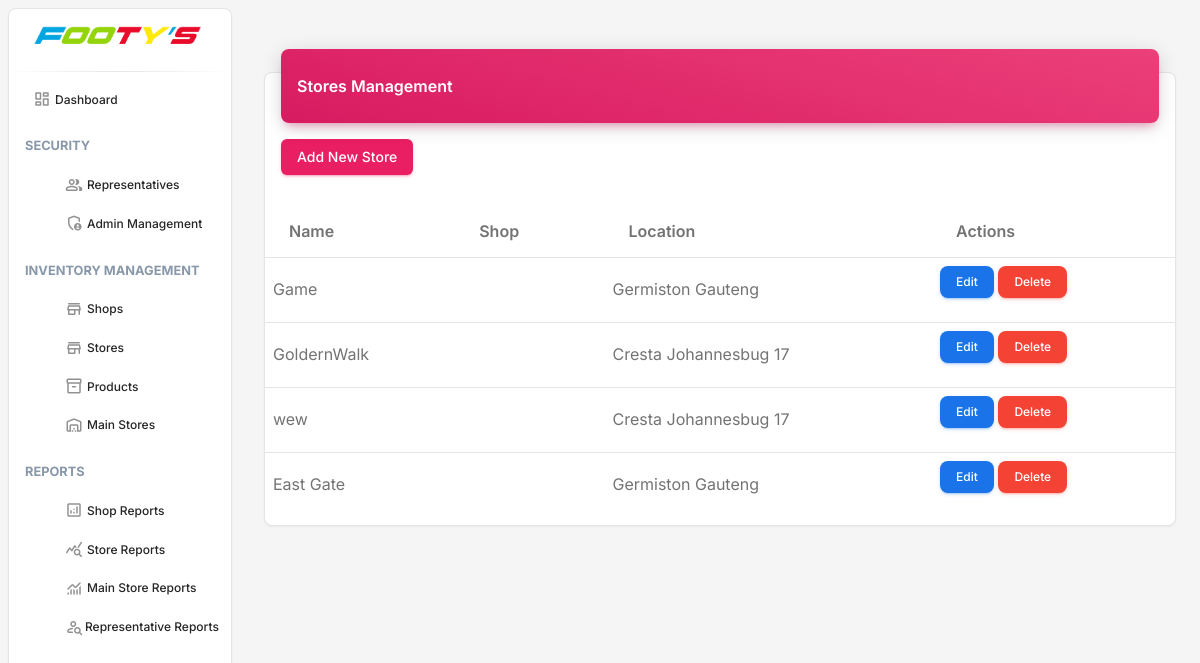
The page /track-n-trace/admin/storage-list (signed in) on the database as committed earlier.
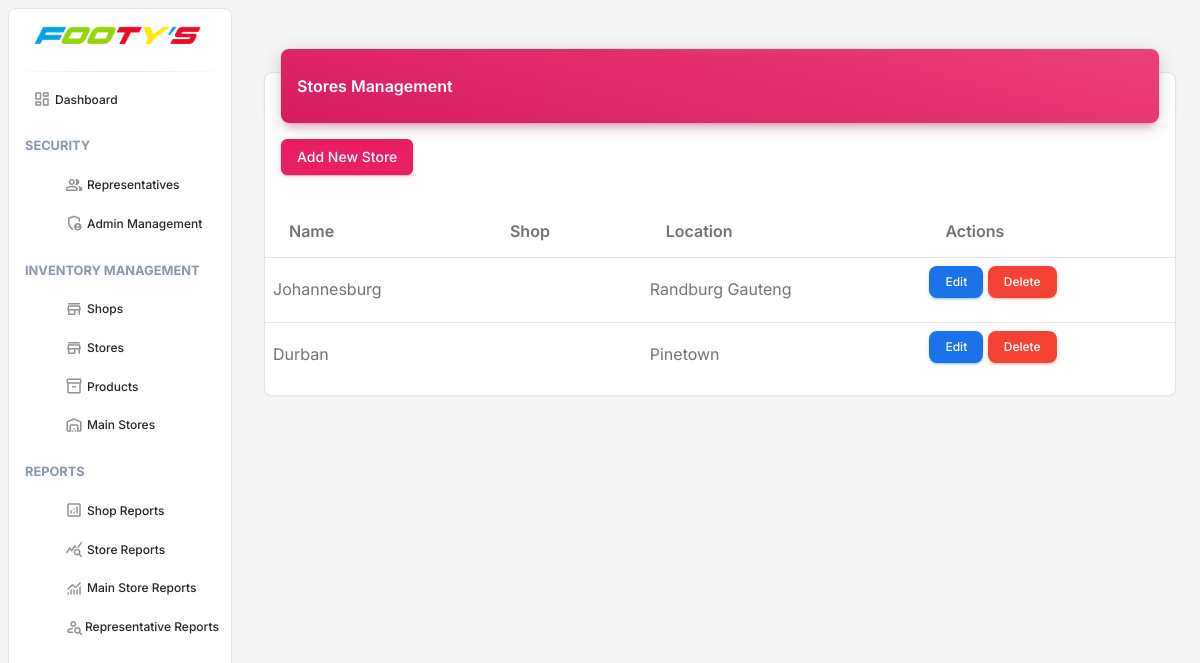
The same page on the database as committed later.
### reptrack_trace/models.py (models this page shows, shortened)
class Store(models.Model):
    name = models.CharField(max_length=255, unique=True)
    location = models.CharField(max_length=255, blank=True, null=True)
    manager_name = models.CharField(max_length=255)
    manager_phone = models.CharField(max_length=20)
    manager_email = models.EmailField()
    store_manager_name = models.CharField(max_length=255, null=True, blank=True)
    store_manager_phone = models.CharField(max_length=20,null=True, blank=True)
    store_manager_email = models.EmailField(null=True, blank=True)
    created_at = models.DateTimeField(auto_now_add=True)
    updated_at = models.DateTimeField(auto_now=True)

### reptrack_trace/views.py (the view)
# urls.py: path('admin/storage-list',views.AdminStoreListView.as_view(), name='admin-store-list'),
class AdminStoreListView(AdminRequiredMixin, ListView):
    model = Store
    template_name = 'admin/storelist.html'
    context_object_name = 'stores'

### reptrack_trace/views.py (called while the page is built)
    def test_func(self):
        return self.request.user.is_authenticated and self.request.user.role == User.ADMIN

### core/templates/admin/storelist.html (shortened to what this page needs)
{% extends 'admin/base_admin.html' %}
{% load static %}
{% block content %}
<div class="container-fluid py-4">
    <div class="row">
        <div class="col-12">
            <div class="card my-4">
                <div class="card-header p-0 position-relative mt-n4 mx-3 z-index-2">
                    <div class="bg-gradient-primary shadow-primary border-radius-lg pt-4 pb-3">
                        <h6 class="text-white text-capitalize ps-3">Stores Management</h6>
                    </div>
                </div>
                <div class="card-body px-0 pb-2">
                    <div class="table-responsive p-0">
                        <div class="px-3 pb-3">
                            <a href="{% url 'reptrack_trace:admin-store-create' %}" class="btn btn-primary">Add New Store</a>
                        </div>
                        <table class="table align-items-center mb-0">
                            <thead>
                                <tr>
                                    <th>Name</th>
                                    <th>Shop</th>
                                    <th>Location</th>
                                    <th>Actions</th>
                                </tr>
                            </thead>
                            <tbody>
                                {% for store in stores %}
                                <tr>
                                    <td>{{ store.name }}</td>
                                    <td>{{ store.shop.name }}</td>
                                    <td>{{ store.location }}</td>
                                    <td>
                                        <a href="{% url 'reptrack_trace:admin-store-update' store.pk %}" class="btn btn-info btn-sm">Edit</a>
                                        <a href="{% url 'reptrack_trace:admin-store-delete' store.pk %}" class="btn btn-danger btn-sm">Delete</a>
                                    </td>
                                </tr>
                                {% endfor %}
                            </tbody>
                        </table>
                    </div>
                </div>
            </div>
        </div>
    </div>
</div>
{% endblock %}

### core/templates/admin/base_admin.html (shortened to what this page needs)
{% load static %}
<!DOCTYPE html>
<html lang="en">
<head>
    <link href="{% static 'assets/css/nucleo-icons.css' %}" rel="stylesheet" />
    <link href="{% static 'assets/css/nucleo-svg.css' %}" rel="stylesheet" />
    <link id="pagestyle" href="{% static 'assets/css/material-dashboard.css' %}" rel="stylesheet" />
</head>
<body class="g-sidenav-show bg-gray-100">
    <aside class="sidenav navbar navbar-vertical navbar-expand-xs border-radius-lg fixed-start ms-2 bg-white my-2"
        id="sidenav-main">
        <div class="sidenav-header">
            <a class="navbar-brand px-4 py-3 m-0" href="{% url 'reptrack_trace:admin-dashboard' %}">
                <img src="{% static 'images/logo.png' %}" class="navbar-brand-img" alt="main_logo">
            </a>
        </div>
        <hr class="horizontal dark mt-0 mb-2">
        <div class="collapse navbar-collapse w-auto" id="sidenav-collapse-main">
            <ul class="navbar-nav">
                <li class="nav-item">
                    <a class="nav-link {% if request.resolver_match.url_name == 'admin-dashboard' %}active bg-gradient-dark text-white{% else %}text-dark{% endif %}"
                        href="{% url 'reptrack_trace:admin-dashboard' %}">
                        <i class="material-symbols-rounded opacity-5">dashboard</i>
                        <span class="nav-link-text ms-1">Dashboard</span>
                    </a>
                </li>
                <li class="nav-item">
                    <h6 class="section-title">Security</h6>
                </li>
                <li class="nav-item sub-item">
                    <a class="nav-link {% if 'users' in request.path %}active bg-gradient-dark text-white{% else %}text-dark{% endif %}"
                        href="{% url 'reptrack_trace:user-list' %}">
                        <i class="material-symbols-rounded opacity-5">people</i>
                        <span class="nav-link-text ms-1">Representatives</span>
                    </a>
                </li>
                {% if request.user.username == 'admin' %}
                <li class="nav-item sub-item">
                    <a class="nav-link {% if 'admin-management' in request.path %}active bg-gradient-dark text-white{% else %}text-dark{% endif %}"
                        href="{% url 'reptrack_trace:admin-management' %}">
                        <i class="material-symbols-rounded opacity-5">admin_panel_settings</i>
                        <span class="nav-link-text ms-1">Admin Management</span>
                    </a>
                </li>
                {% endif %}
                <li class="nav-item">
                    <h6 class="section-title">Inventory Management</h6>
                </li>
                <li class="nav-item sub-item">
                    <a class="nav-link {% if 'admin-shop-list' in request.path %}active bg-gradient-dark text-white{% else %}text-dark{% endif %}"
                        href="{% url 'reptrack_trace:admin-shop-list' %}">
                        <i class="material-symbols-rounded opacity-5">store</i>
                        <span class="nav-link-text ms-1">Shops</span>
                    </a>
                </li>
                <li class="nav-item sub-item">
                    <a class="nav-link {% if 'admin-store-list' in request.path %}active bg-gradient-dark text-white{% else %}text-dark{% endif %}"
                        href="{% url 'reptrack_trace:admin-store-list' %}">
                        <i class="material-symbols-rounded opacity-5">store_mall_directory</i>
                        <span class="nav-link-text ms-1">Stores</span>
                    </a>
                </li>
                <li class="nav-item sub-item">
                    <a class="nav-link {% if 'admin-product-list' in request.path %}active bg-gradient-dark text-white{% else %}text-dark{% endif %}"
                        href="{% url 'reptrack_trace:admin-product-list' %}">
                        <i class="material-symbols-rounded opacity-5">inventory_2</i>
                        <span class="nav-link-text ms-1">Products</span>
                    </a>
                </li>
                <li class="nav-item sub-item">
                    <a class="nav-link {% if 'admin-main-store-list' in request.path %}active bg-gradient-dark text-white{% else %}text-dark{% endif %}"
                        href="{% url 'reptrack_trace:admin-main-store-list' %}">
                        <i class="material-symbols-rounded opacity-5">warehouse</i>
                        <span class="nav-link-text ms-1">Main Stores</span>
                    </a>
                </li>
                <li class="nav-item">
                    <h6 class="section-title">Reports</h6>
                </li>
                <li class="nav-item sub-item">
                    <a class="nav-link {% if 'shop-reports' in request.path %}active bg-gradient-dark text-white{% else %}text-dark{% endif %}"
                        href="{% url 'reptrack_trace:shop-reports' %}">
                        <i class="material-symbols-rounded opacity-5">analytics</i>
                        <span class="nav-link-text ms-1">Shop Reports</span>
                    </a>
                </li>
                <li class="nav-item sub-item">
                    <a class="nav-link {% if 'shop-store-reports' in request.path %}active bg-gradient-dark text-white{% else %}text-dark{% endif %}"
                        href="{% url 'reptrack_trace:shop-store-reports' %}">
                        <i class="material-symbols-rounded opacity-5">query_stats</i>
                        <span class="nav-link-text ms-1">Store Reports</span>
                    </a>
                </li>
                <li class="nav-item sub-item">
                    <a class="nav-link {% if 'main-store-reports' in request.path %}active bg-gradient-dark text-white{% else %}text-dark{% endif %}"
                        href="{% url 'reptrack_trace:main-store-reports' %}">
                        <i class="material-symbols-rounded opacity-5">monitoring</i>
                        <span class="nav-link-text ms-1">Main Store Reports</span>
                    </a>
                </li>
                <li class="nav-item sub-item">
                    <a class="nav-link {% if 'rep-reports' in request.path %}active bg-gradient-dark text-white{% else %}text-dark{% endif %}"
                        href="{% url 'reptrack_trace:rep-reports' %}">
                        <i class="material-symbols-rounded opacity-5">person_search</i>
                        <span class="nav-link-text ms-1">Representative Reports</span>
                    </a>
                </li>
            </ul>
        </div>
    </aside>
    <main class="main-content position-relative max-height-vh-100 h-100 border-radius-lg">
        <div class="container-fluid py-4">
            {% block content %}
            {% endblock %}
        </div>
    </main>
</body>
</html>

### core/templates/admin/base_admin.html (style rules this page uses)
.section-title { padding-left: 1rem; margin-top: 1rem; margin-bottom: 0.5rem; font-size: .8rem; font-weight: 700; text-transform: uppercase; color: #8898aa; }
.nav-item.sub-item { padding-left: 2rem; }

Rows that differ between the two databases and show on the page:
removed Store: name "Game", location "Germiston Gauteng"
removed Store: name "GoldernWalk", location "Cresta Johannesbug 17"
removed Store: name "wew", location "Cresta Johannesbug 17"
removed Store: name "East Gate", location "Germiston Gauteng"
added Store: name "Johannesburg", location "Randburg Gauteng"
added Store: name "Durban", location "Pinetown"
